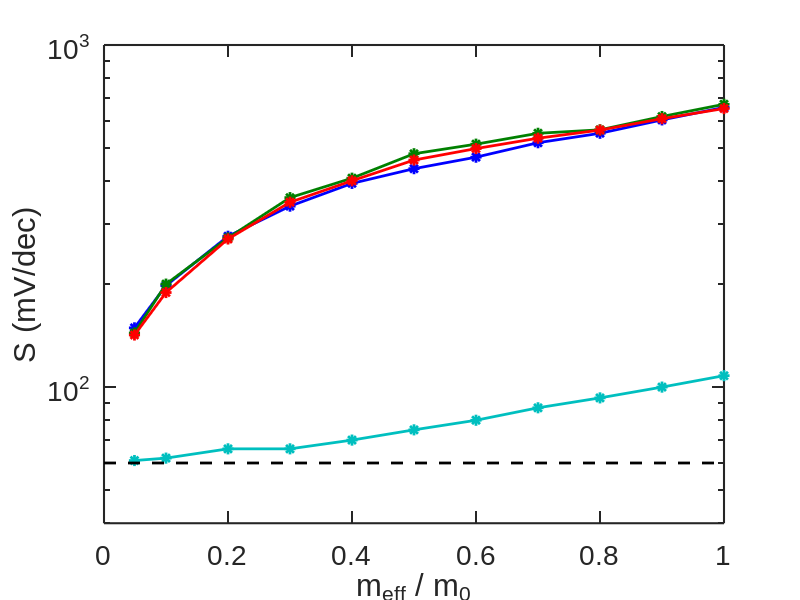

This chart was generated by the following MATLAB code: (Note: this script raises an error after producing the figure.)
clear;
 
% %%%%%%%%%%%%%%%%%%%%%%%%%%%%%%%% %
% Figure settings for publications %
% %%%%%%%%%%%%%%%%%%%%%%%%%%%%%%%% %
 
% The new defaults will not take effect %if there are any open figures. To
% use them, we close 00_all figures, and then repeat the first example.
close all;
 
% Default settings: Default + Object type + Property
 
% Object type: Line
set(0,'DefaultLineLineWidth',2);
set(0,'DefaultLineMarkerSize',8);
 
% Object type: Axes
set(0,'DefaultAxesFontName','Arial');
set(0,'DefaultAxesFontSize',20);
set(0,'DefaultAxesLineWidth',1.5);
set(0,'DefaultAxesTickLength',[0.02 0.02]);
% set(0,'DefaultAxesUnits','inches');
% set(0,'DefaultAxesOuterPosition', [0 0 7 7]);
% set(0,'DefaultAxesPosition',[1 1 5 4]); 

%%set(0,'DefaultAxesUnits','normalized');
%%set(0,'DefaultAxesOuterPosition', [0 0 1 1]);
%%set(0,'DefaultAxesPosition',[0.15 0.15 0.7 0.7]); 
 
% Object type: Text
set(0,'DefaultTextFontName','Arial');
set(0,'DefaultTextFontSize',20);
set(0,'DefaultTextInterpreter','remove')
% set(0,'DefaultTextFontName','remove');
% set(0,'DefaultTextFontSize','remove');
% set(0,'DefaultTextInterpreter','remove');
	   
map = [0, 0, 1
    0, 0.5, 0
    1, 0, 0
    0, 0.75, 0.75
    0.75, 0, 0.75];

meff = [4.914666977601574E-002, 0.1, 0.2, 0.3, 0.4, 0.5, 0.6, 0.7, 0.8, 0.9, 1.0];

% [ss1,Ion_Ioff1,Ion_I01] = all_fbg;
% [ss2,Ion_Ioff2,Ion_I02] = all_1g;
% [ss3,Ion_Ioff3,Ion_I03] = all_2g;
% [ss4,Ion_Ioff4,Ion_I04] = all_3g;

%ss_1 = [148	201	273	339	411	435	466	532	558	609	660]; %1g
%ss_2 = [143	193	276	348	409	478	527	570	575	626	676]; %fbg
%ss_3 = [142	183	276	341	389	436	490	527	574	619	661]; %2g
%ss_4 = [66	66	71	78	82	77	80	83	87	91	95]; %3g

%coosv30: primeira versao errada
%ss_1 = [148	197	275	336	392	433	468	516	550	602	655]; %1g
%ss_2 = [146	200	273	358	407	481	513	552	565	618	671]; %fbg
%ss_3 = [144	189	270	347	399	460	493	536	570	615	658]; %2g
%ss_4 = [61	62	66	66	70	75	80	87	93	100	108]; %3g

ss_1 = [149	198	276	338	394	435	470	518	552	604	657]; %1g
ss_2 = [144	200	273	358	408	481	513	552	565	618	671]; %fbg
ss_3 = [142	189	271	347	401	461	498	534	564	609	652]; %2g
ss_4 = [61	62	66	66	70	75	80	87	93	100	108]; %3g


%Ion_I0_1 = [5404.67572548329	3124.19514304756	973.597284241673	409.941535990626	211.378315701143	124.303348113533	80.2384072427288	55.5634147559040	40.6544607154930	31.0923985790319	24.6560878004517]; %1G
%Ion_I0_2 = [19538.4354561504	6246.11162885216	1501.15181859485	586.145274042729	289.918887018017	165.754286832224	104.772154159326	71.3621113224998	51.5127044761230	38.9523114883038	30.5905473096451]; %FBG
%Ion_I0_3 = [33983.4260239504	10908.8048658001	2740.49021968749	1078.52232695558	536.456757680037	307.940281178240	195.188821597931	133.191748191507	96.2455960598396	72.8037544413216	57.1637312429766]; %2G
%Ion_I0_4 = [18007.9675369028	5441.26343924060	1250.09278693963	463.716733233140	219.078872009195	120.359423422118	73.4576612876593	48.4914877664650	34.0291684636342	25.0819386229597	19.2464428274669]; %3G

Ion_I0_1 = [7368.769877	3412.279499	989.771771	415.2142848	214.1853551	126.0163729	81.36243427	56.34161627	41.21725566	31.51452387	24.98260609]; %1G
Ion_I0_2 = [23977.58946	7078.066849	1647.564582	634.868076	311.4166897	176.9811267	111.3506127	75.55807132	54.37014674	41.00230073	32.12482051]; %FBG
Ion_I0_3 = [47557.19234	13724.38421	3160.40135	1213.124855	593.7647986	336.9853353	211.830239	141.9051906	103.298156	77.84676603	60.94112558]; %2G
Ion_I0_4 = [18007.96754	5441.263439	1250.092787	463.7167332	219.078872	120.3594234	73.45766129	48.49148777	34.02916846	25.08193862	19.24644283]; %3G

% Ion_1 = [-1.28582548900000e-06	-7.36198328600000e-07	-2.30124502400000e-07	-9.72948160600000e-08	-5.03334113200000e-08	-2.96763541600000e-08	-1.91966987300000e-08	-1.33165686700000e-08	-9.75781993100000e-09	-7.47221395800000e-09	-5.93196180800000e-09 ];
% Ion_2 = [ -2.25172270500000e-06	-8.50851120600000e-07	-2.33962033500000e-07	-9.76327395700000e-08	-5.03649512800000e-08	-2.96678929200000e-08	-1.91835828100000e-08	-1.33044505800000e-08	-9.74741388000000e-09	-7.46335204300000e-09	-5.92436482400000e-09];
% Ion_3 = [ -2.23125376900000e-06	-8.29070587400000e-07	-2.33613828600000e-07	-9.71580250300000e-08	-5.00267088200000e-08	-2.94237449200000e-08	-1.89965802900000e-08	-1.31525796900000e-08	-9.61781552500000e-09	-7.34831092800000e-09	-5.81909228500000e-09];
% Ion_4 = [ -2.74922745100000e-06	-1.17658302000000e-06	-3.79730060600000e-07	-1.70858042100000e-07	-9.19015656300000e-08	-5.54036730900000e-08	-3.62002506600000e-08	-2.51313434200000e-08	-1.82999330200000e-08	-1.38520226600000e-08	-1.08278587300000e-08];

Ion_1 = [-1.85215E-06	-8.17158E-07	-2.33052E-07	-9.75648E-08	-5.0361E-08	-2.96696E-08	-1.91846E-08	-1.33043E-08	-9.74627E-09	-7.4615E-09	-5.92199E-09 ];
Ion_2 = [-2.40425E-06	-8.60042E-07	-2.34304E-07	-9.76672E-08	-5.03651E-08	-2.96623E-08	-1.91771E-08	-1.32981E-08	-9.74135E-09	-7.45761E-09	-5.91891E-09];
Ion_3 = [-2.42353E-06	-8.39693E-07	-2.25976E-07	-9.37518E-08	-4.82114E-08	-2.83425E-08	-1.83006E-08	-1.25245E-08	-9.27878E-09	-7.09696E-09	-5.62684E-09];
Ion_4 = [-2.74923E-06	-1.17658E-06	-3.7973E-07	-1.70858E-07	-9.19016E-08	-5.54037E-08	-3.62003E-08	-2.51313E-08	-1.82999E-08	-1.3852E-08	-1.08279E-08];

peak_gm_1 = [3.86478366	2.68981853	1.79457706	1.105977603	0.688419343	0.452028599	0.3129387	0.225674898	0.168263608	0.128900231	0.100982694];
peak_gm_2 = [6.582491648	4.325385795	2.177708947	1.179067065	0.70638545	0.45805295	0.315035691	0.226533477	0.168631207	0.129055201	0.101040279];
peak_gm_3 = [8.128625626	5.201289983	2.348398291	1.24783523	0.745422637	0.482729636	0.331852598	0.238027557	0.177667754	0.136009641	0.10651512];
peak_gm_4 = [7.086419129	3.355854077	1.130115526	0.508053557	0.274643103	0.165664114	0.107785232	0.07811188	0.057993989	0.045415537	0.03787989];




aux = 1;
%if aux == 1

ss60 = [60	60	60	60	60	60	60	60	60	60	60]; %1g
meff2 = [0.0, 0.1, 0.2, 0.3, 0.4, 0.5, 0.6, 0.7, 0.8, 0.9, 1.0];

figure
semilogy(meff, ss_1,'Color',map(1,:),'Marker', '*');
hold
semilogy(meff, ss_2,'Color',map(2,:),'Marker', '*');
semilogy(meff, ss_3,'Color',map(3,:),'Marker', '*');
semilogy(meff, ss_4,'Color',map(4,:),'Marker', '*');
semilogy(meff2, ss60,'Color','k','LineStyle', '--');

xlabel('m_{eff} / m_0');
ylabel('S (mV/dec)');

axis([0 1 40 1000])

ay = gca;
ay.YTick = [1e1 1e2 1e3 1e4 1e5 1e6 1e7 1e8];


legend({'1G', 'FBG' '2G', '3G'},'Location', 'east'); 
legend('boxoff');
%print('all_ss', '-depsc');
print('sub_slope', '-depsc');

%end

%if aux == 3
figure
semilogy(meff, Ion_I0_1,'Color',map(1,:), 'Marker', '*');
hold
semilogy(meff, Ion_I0_2,'Color',map(2,:),'Marker', '*');
semilogy(meff, Ion_I0_3,'Color',map(3,:),'Marker', '*');
semilogy(meff, Ion_I0_4,'Color',map(4,:),'Marker', '*');

xlabel('m_{eff} / m_0');
ylabel('I_{on}/I_{off}');

legend({'1G', 'FBG' '2G', '3G'},'Location', 'best'); 
legend('boxoff');
%print('all_ion_i0', '-depsc');
print('Ion_Ioff', '-depsc');
%end

%if aux == 4
figure
semilogy(meff, abs(Ion_1),'Color',map(1,:), 'Marker', '*');
hold
semilogy(meff, abs(Ion_2),'Color',map(2,:),'Marker', '*');
semilogy(meff, abs(Ion_3),'Color',map(3,:),'Marker', '*');
semilogy(meff, abs(Ion_4),'Color',map(4,:),'Marker', '*');

xlabel('m_{eff} / m_0');
ylabel('I_{on} (A)');

legend({'1G', 'FBG' '2G', '3G'},'Location', 'best'); 
legend('boxoff');
print('Ion', '-depsc');
%print('all_ion_i0', '-depsc');

%end

figure
semilogy(meff, peak_gm_1,'Color',map(1,:), 'Marker', '*');
hold
semilogy(meff, peak_gm_2,'Color',map(2,:),'Marker', '*');
semilogy(meff, peak_gm_3,'Color',map(3,:),'Marker', '*');
semilogy(meff, peak_gm_4,'Color',map(4,:),'Marker', '*');

xlabel('m_{eff} / m_0');
ylabel('gm_{peak} (\muS)');

legend({'1G', 'FBG' '2G', '3G'},'Location', 'best'); 
legend('boxoff');
print('gm_peak', '-depsc');